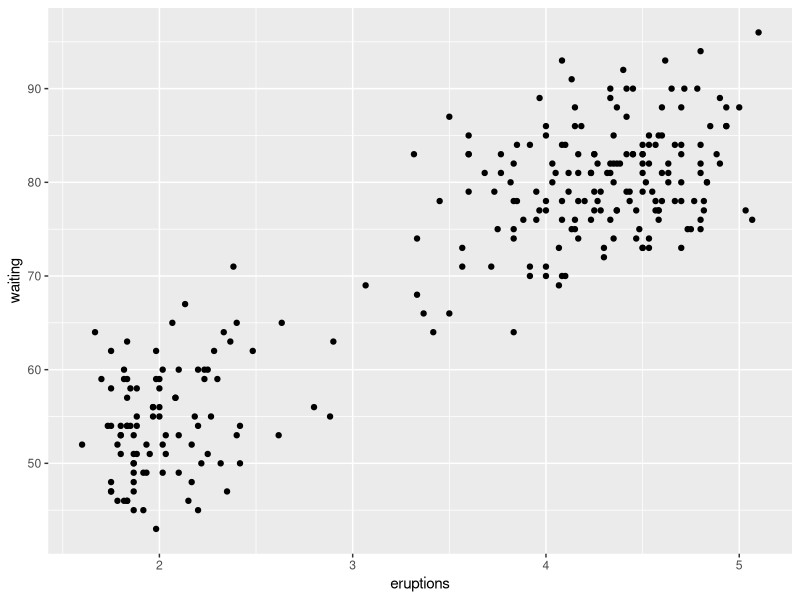
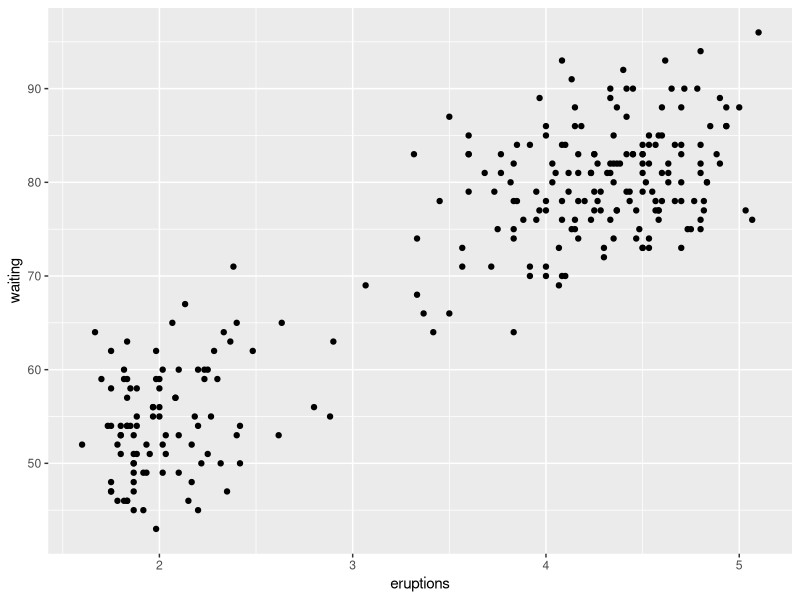
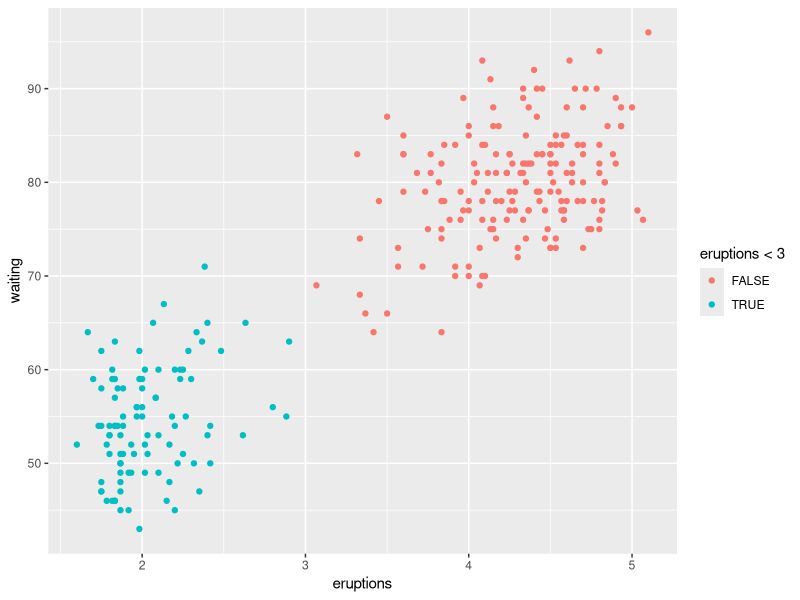
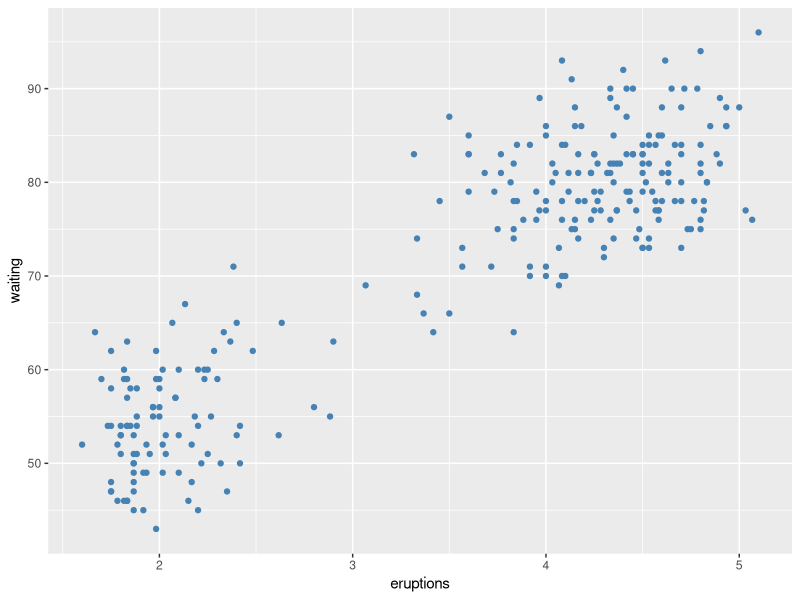
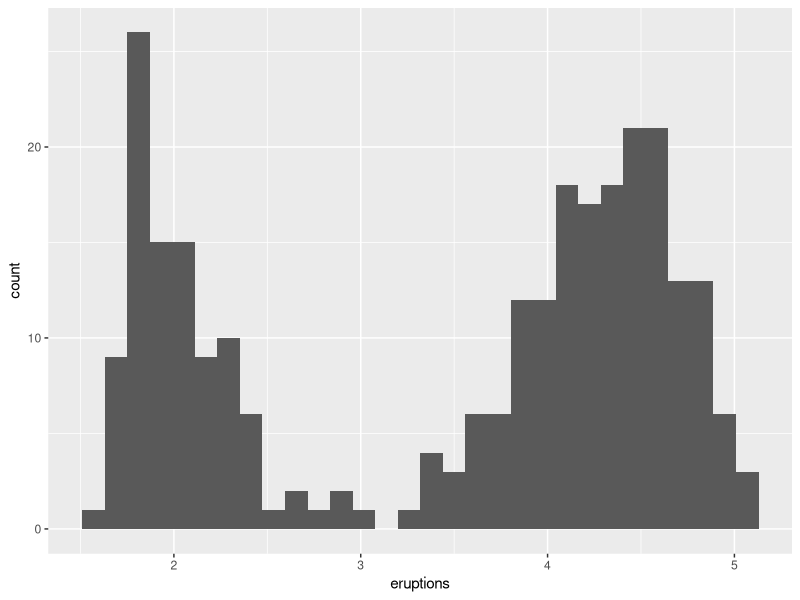
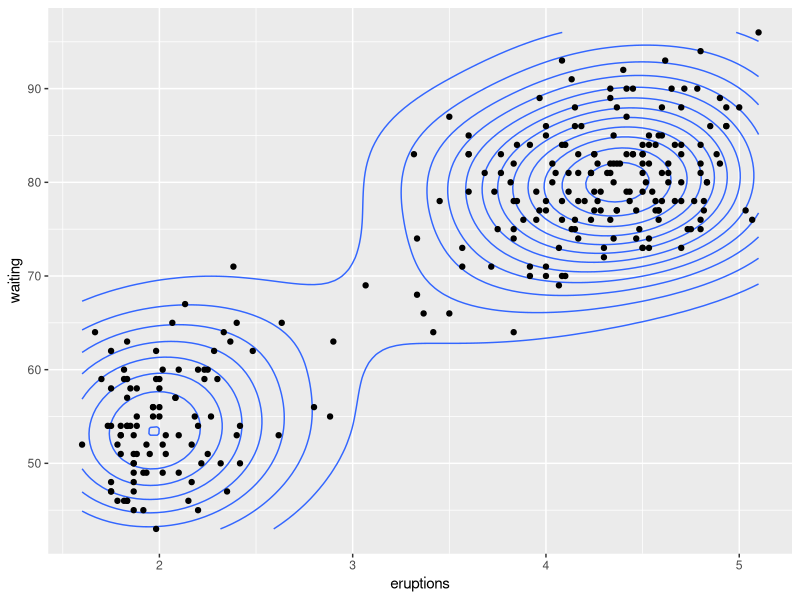
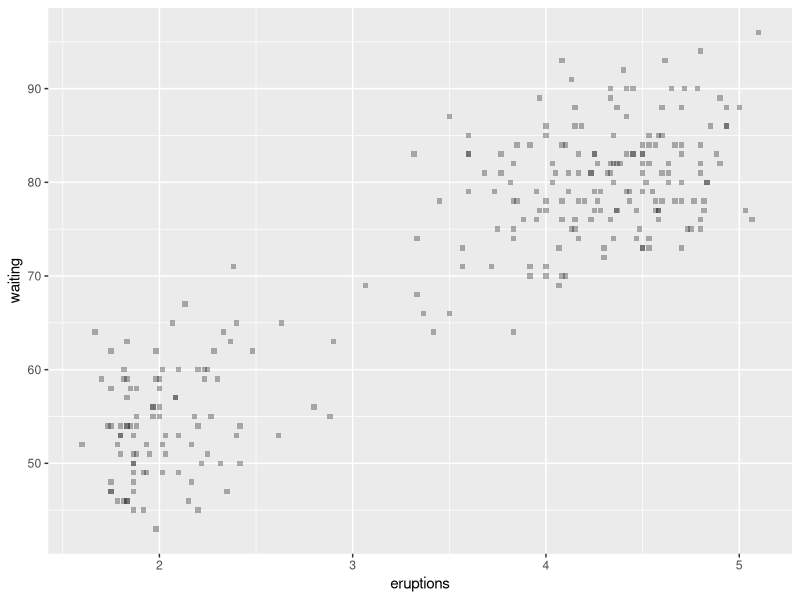
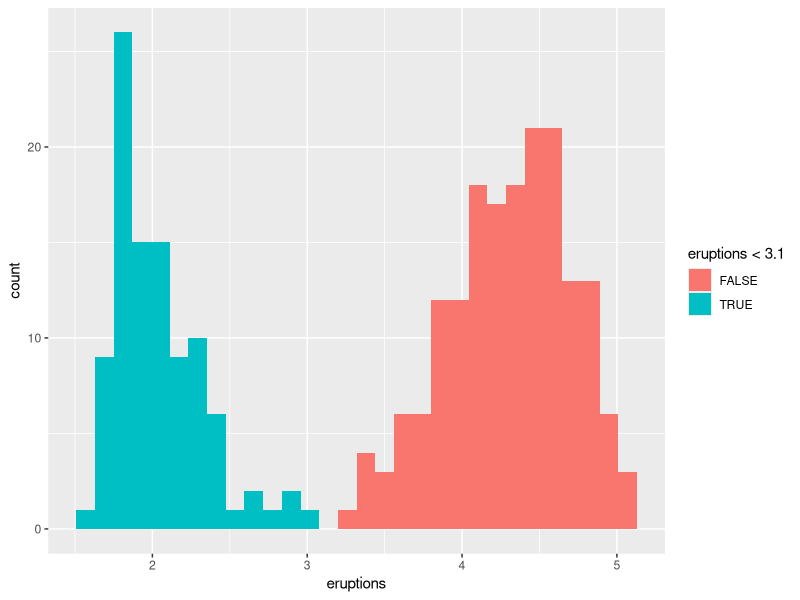

The R source for these figures, in order:
## ---- chunk 1
knitr::opts_chunk$set(echo = TRUE, cache = TRUE)
## ---- chunk 2
packages <- c(
  'ggplot2',
  'ggrepel',
  'patchwork',
  'ggraph',
  'dplyr',
  'gganimate',
  'gifski',
  'ggforce',
  'ggthemes',
  'maps',
  'sf',
  'tidyr',
  'concaveman',
  'remotes'
)
# Uncomment the next lines (remove the first #) to install the packages
# install.packages(packages)
# remotes::install_github("hrbrmstr/hrbrthemes")
# Load standard packages
library(ggplot2)
## ---- chunk 3
data("faithful")
# Basic scatterplot
ggplot(data = faithful, 
       mapping = aes(x = eruptions, y = waiting)) + 
       geom_point()

# Data and mapping can be given both as global (in ggplot()) or per layer
ggplot() + 
  geom_point(mapping = aes(x = eruptions, y = waiting),
             data = faithful)
## ---- chunk 4
ggplot(faithful) + 
  geom_point(aes(x = eruptions, y = waiting, colour = eruptions < 3))  # colour aesthetic is put in aes()
## ---- chunk 5

# Key point: if you want to take something from the data you put it inside aes(), but if you just want to set something e.g. size = X or colour = Y then you set it outside of aes()

ggplot(faithful) + 
  geom_point(aes(x = eruptions, y = waiting),
             colour = 'steelblue')

## ---- chunk 6
ggplot(faithful) + 
  geom_histogram(aes(x = eruptions))
## ---- chunk 7
ggplot(faithful, aes(x = eruptions, y = waiting)) + 
  geom_density_2d() + 
  geom_point()
## ---- chunk 8
ggplot(faithful) + 
  geom_point(aes(x = eruptions, y = waiting), shape = 'square', alpha = 0.3)
## ---- chunk 9
ggplot(faithful) + 
  geom_histogram(aes(x = eruptions, fill = eruptions < 3.1))
## ---- chunk 10
ggplot(faithful) + 
  geom_histogram(aes(x = eruptions, fill = waiting < 60), position = 'dodge', alpha = 0.4)
# alternatives for position argument: 'stack' (default), 'identity' 
## ---- chunk 11
ggplot(faithful) + 
  geom_histogram(aes(x = eruptions, fill = waiting < 60), position = 'stack', alpha = 0.4)
## ---- chunk 12
ggplot(faithful) + 
  geom_histogram(aes(x = eruptions, fill = waiting < 60), position = 'identity', alpha = 0.4)
## ---- chunk 13
ggplot(faithful) + 
  geom_point(aes(x = eruptions, y = waiting)) +
  geom_abline(slope = -40, intercept = 200)
## ---- chunk 14
data("mpg")
ggplot(mpg) + 
  geom_bar(aes(x = class))
## ---- chunk 15
library(dplyr)
mpg_counted <- mpg %>% 
  count(class, name = 'count')

ggplot(mpg_counted) + 
  geom_bar(aes(x = class, y = count), stat = 'identity')
## ---- chunk 16
ggplot(mpg_counted) + 
  geom_col(aes(x = class, y = count))  # i.e. geom_col() has stat = identity, not count. If you don't have a count column, use geom
## ---- chunk 17
ggplot(mpg) + 
  geom_bar(aes(x = class, y = after_stat(100 * count / sum(count))))
## ---- chunk 18
ggplot(mpg) + 
  geom_density(aes(x = hwy))
## ---- chunk 19
ggplot(mpg) + 
  geom_density(aes(x = hwy, y = after_stat(scaled)))
## ---- chunk 20
ggplot(mpg) + 
  geom_bar(aes(x = class))
## ---- chunk 21
ggplot(mpg) + 
  stat_count(aes(x = class))  # gives the same result as above
## ---- chunk 22

ggplot(mpg) + 
  stat_count(aes(x = class), geom = 'point')  # changing the deafult geom of the stat
## ---- chunk 23
ggplot(mpg) + 
  geom_jitter(aes(x = class, y = hwy), width = 0.2)
## ---- chunk 24
ggplot(mpg) + 
  geom_jitter(aes(x = class, y = hwy), width = 0.2) +
  stat_summary(aes(x = class, y = hwy), fun = mean, geom = 'point', colour = 'red', size = 2)
## ---- chunk 25
ggplot(mpg) + 
  geom_point(aes(x = displ, y = hwy, colour = class))
## ---- chunk 26
ggplot(mpg) + 
  geom_point(aes(x = displ, y = hwy, colour = class)) + 
  scale_colour_brewer(name = "CLASS", type = 'qual')  # note how the variety of colours has now changed. We have renamed the legend.
## ---- chunk 27
ggplot(mpg) + 
  geom_point(aes(x = displ, y = hwy)) + 
  scale_x_continuous(breaks = c(3, 5, 6)) + 
  scale_y_continuous(trans = 'log10')   # trans = transformation
## ---- chunk 28
RColorBrewer::display.brewer.all()
## ---- chunk 29
ggplot(mpg) + 
  geom_point(aes(x = displ, y = hwy, colour = class)) + 
  scale_colour_brewer(type = 'qual')

ggplot(mpg) + 
  geom_point(aes(x = displ, y = hwy, colour = class)) + 
  scale_colour_brewer(palette = 'Set1')  # one of the qualitative colour sets above
## ---- chunk 30
ggplot(mpg) + 
  geom_point(aes(x = displ, y = hwy, colour = class, size = cyl)) + 
  scale_colour_brewer(type = 'qual') +
  scale_size(breaks = c(4, 5, 6, 8))  # gets rid of the non-existent cyl = 7

ggplot(mpg) + 
  geom_point(aes(x = displ, y = hwy, colour = class, size = cyl)) + 
  scale_colour_brewer(type = 'qual') +
  scale_size_area(breaks = c(4, 5, 6, 8), max_size = 10)  # makes cyl=4 bigger than before when it was too small....though harder to discern


## ---- chunk 31
ggplot(mpg) + 
  geom_point(aes(x = displ, y = hwy, colour = class, size = cty))
## ---- chunk 32
ggplot(mpg) + 
  geom_point(aes(x = displ, y = hwy, colour = cty, size = cty))
## ---- chunk 33
ggplot(mpg) + 
  geom_point(aes(x = displ, y = hwy, colour = cty, size = cty)) 

ggplot(mpg) + 
  geom_point(aes(x = displ, y = hwy, colour = cty, size = cty)) +
  guides(colour = 'legend')  # integrates the two legends into one!
## ---- chunk 34
ggplot(mpg) + 
  geom_point(aes(x = displ, y = hwy)) + 
  facet_wrap(~ class)
## ---- chunk 35
ggplot(mpg) + 
  geom_point(aes(x = displ, y = hwy)) + 
  facet_grid(year ~ drv)
## ---- chunk 36
ggplot(mpg) + 
  geom_point(aes(x = displ, y = hwy)) + 
  facet_wrap(~ drv)


ggplot(mpg) + 
  geom_point(aes(x = displ, y = hwy)) + 
  facet_wrap(~ drv, scales = 'free')  # each plot gets its own x- and y-axis

ggplot(mpg) + 
  geom_point(aes(x = displ, y = hwy)) + 
  facet_wrap(~ drv, scales = 'free_y') # only y-axis is free, x-axis is fixed 

## ---- chunk 37

# Look how by using the same scale for each panel creates an ugly graph with too much whitespace:

ggplot(mpg) + 
  geom_bar(aes(y = manufacturer)) + 
  facet_grid(class ~ .)
## ---- chunk 38
ggplot(mpg) + 
  geom_bar(aes(y = manufacturer)) + 
  facet_grid(class ~ ., space = 'free_y', scales = 'free_y')  # the space argument lets us reomove all the empty space
## ---- chunk 39
ggplot(mpg) + 
  geom_point(aes(x = displ, y = hwy)) + 
  facet_grid(year ~ drv)
## ---- chunk 40
ggplot(mpg) + 
  geom_point(aes(x = displ, y = hwy)) + 
  facet_wrap(~ drv + year)  # Gives same panels but arranged a different, less intuitive way
## ---- chunk 41
ggplot(mpg) + 
  geom_bar(aes(x = class))

# Same but with polar coordinates - interprets x and y as radius and angle:
ggplot(mpg) + 
  geom_bar(aes(x = class)) + 
  coord_polar()
## ---- chunk 42
ggplot(mpg) + 
  geom_bar(aes(x = class)) + 
  coord_polar(theta = 'y') + 
  expand_limits(y = 70)
## ---- chunk 43
ggplot(mpg) + 
  geom_bar(aes(x = class)) + 
  scale_y_continuous(limits = c(0, 40))  #  removes data outside the limits!
## ---- chunk 44
ggplot(mpg) + 
  geom_bar(aes(x = class)) + 
  coord_cartesian(ylim = c(0, 40))
## ---- chunk 45
ggplot(mpg) + 
  geom_point(aes(x = hwy, y = displ))

ggplot(mpg) + 
  geom_point(aes(x = hwy, y = displ)) +
  scale_y_continuous(trans = 'log')  # gives horrible y-axis values

ggplot(mpg) + 
  geom_point(aes(x = hwy, y = displ)) +
  coord_trans(y = 'log')  # much better
## ---- chunk 46
# Get the borders of all countries
world <- sf::st_as_sf(maps::map('world', plot = FALSE, fill = TRUE))
world <- sf::st_wrap_dateline(world, 
                              options = c("WRAPDATELINE=YES", "DATELINEOFFSET=180"),
                              quiet = TRUE)
# Plot code
ggplot(world) + 
  geom_sf() + 
  coord_sf(crs = "+proj=moll")
## ---- chunk 47
ggplot(mpg) + 
  geom_bar(aes(y = class)) + 
  facet_wrap(~year)

ggplot(mpg) + 
  geom_bar(aes(y = class)) + 
  facet_wrap(~year) + 
  theme_minimal()
## ---- chunk 48
ggplot(mpg) + 
  geom_bar(aes(y = class)) + 
  facet_wrap(~year) + 
  labs(title = "Number of car models per class",
       caption = "source: http://fueleconomy.gov",
       x = NULL,
       y = NULL) +
  scale_x_continuous(expand = c(0, NA)) + 
  theme_minimal() + 
  theme(
    text = element_text('Avenir Next Condensed'),
    strip.text = element_text(face = 'bold', hjust = 0),
    plot.caption = element_text(face = 'italic'),
    panel.grid.major = element_line('white', size = 0.5),
    panel.grid.minor = element_blank(),
    panel.grid.major.y = element_blank(),
    panel.ontop = TRUE
  )
## ---- chunk 49
ggplot(mpg) + 
  geom_bar(aes(y = class, fill = drv)) + 
  facet_wrap(~year) + 
  labs(title = "Number of car models per class",
       caption = "source: http://fueleconomy.gov",
       x = 'Number of cars',
       y = NULL)
